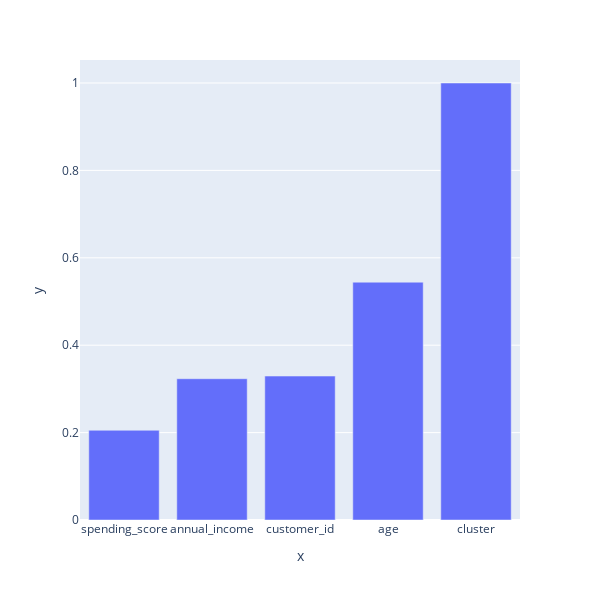

This figure's notebook cell:
### Code cell
px.bar(x=cor.index,y=cor,width=600,height=600)

### Figure 1 — Plotly figure (JSON) as saved in the notebook; plotly's stock layout.template omitted (floating-point values rounded to 4 significant figures)
{"data": [{"alignmentgroup": "True", "hovertemplate": "x=%{x}<br>y=%{y}<extra></extra>", "legendgroup": "", "marker": {"color": "#636efa", "pattern": {"shape": ""}}, "name": "", "offsetgroup": "", "orientation": "v", "showlegend": false, "textposition": "auto", "type": "bar", "x": ["spending_score", "annual_income", "customer_id", "age", "cluster"], "xaxis": "x", "y": [0.2053, 0.3233, 0.3294, 0.5442, 1], "yaxis": "y"}], "layout": {"barmode": "relative", "height": 600, "legend": {"tracegroupgap": 0}, "margin": {"t": 60}, "width": 600, "xaxis": {"anchor": "y", "domain": [0, 1], "title": {"text": "x"}}, "yaxis": {"anchor": "x", "domain": [0, 1], "title": {"text": "y"}}}}
